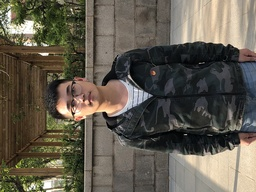
#> input picture zandaoguang.jpg, 256 x 192 px, shrunk from 850 x 637 before the run
$ python aguang_pic.py
#> lines starting #> are read from the running program, lines starting #| are printed output that depends on the picture
from PIL import Image, ImageFilter, ImageOps

#先到相应的路径下加载到这张图片
img = Image.open('zandaoguang.jpg')  #jpg和png格式均可
#> img is the input picture: PIL image 256x192 RGB; mean R, G, B 97.5, 91.5, 78.8


def Formula(a, b, alpha):
    return min(int(a*255/(256-b*alpha)), 255)

#通过双层for循环将图片转换
def zandaoguang(img, blur=25, alpha=1.0):
#> called with blur = 25, alpha = 1
	img1 = img.convert('L')        #图片转换成灰色
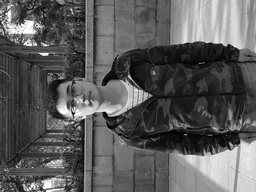
#> img1: PIL image 256x192 L; min 0, max 255, mean 91.8
	img2 = img1.copy()
	img2 = ImageOps.invert(img2)
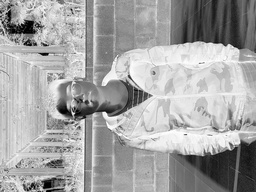
#> img2: PIL image 256x192 L; min 0, max 255, mean 163.2
	for i in range(blur):          #模糊度
		img2 = img2.filter(ImageFilter.BLUR)
#> this loop made 25 passes
#> pass 1, in zandaoguang, `img2 = img2.filter(ImageFilter.BLUR)`:
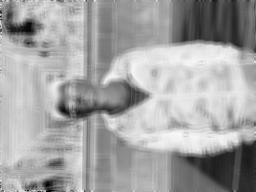
#> img2: PIL image 256x192 L; min 1, max 249, mean 163.2
#> pass 3, in zandaoguang, `img2 = img2.filter(ImageFilter.BLUR)`:
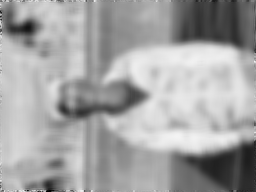
#> img2: PIL image 256x192 L; min 1, max 244, mean 163.2
#> after the loop:
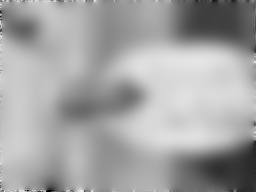
#> img2: PIL image 256x192 L; min 1, max 240, mean 163.8
	width, height = img1.size
#> width = 256; height = 192
	for x in range(width):
		for y in range(height):
			a = img1.getpixel((x, y))
			b = img2.getpixel((x, y))
			img1.putpixel((x, y), Formula(a, b, alpha))
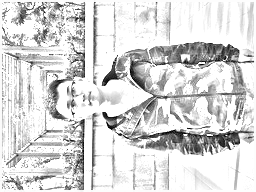
#> img1: PIL image 256x192 L; min 0, max 255, mean 215.9
	img1.show()  #展示图片效果

zandaoguang(img)

$ run again, with 111.jpg copied over zandaoguang.jpg
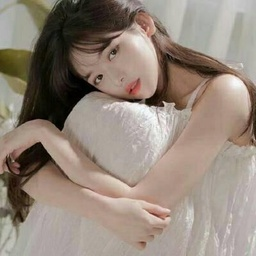
#> input picture 111.jpg, 256 x 256 px, shrunk from 400 x 400 before the run
#> img is the input picture: PIL image 256x256 RGB; mean R, G, B 148.2, 134.7, 123.2
#> after the loop in zandaoguang, `for i in range(blur):`:
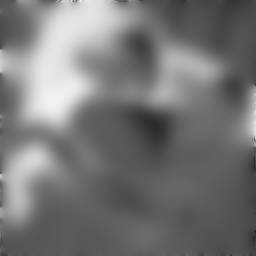
#> img2: PIL image 256x256 L; min 28, max 242, mean 118
#> after the loop in zandaoguang, `for x in range(width):`:
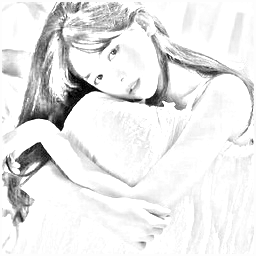
#> img1: PIL image 256x256 L; min 0, max 255, mean 232.5

$ run again, with 333.jpg copied over zandaoguang.jpg
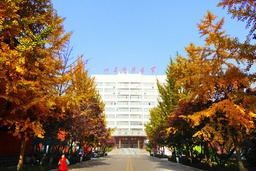
#> input picture 333.jpg, 256 x 171 px, shrunk from 600 x 401 before the run
#> img is the input picture: PIL image 256x171 RGB; mean R, G, B 128.9, 117.3, 105.2
#> after the loop in zandaoguang, `for i in range(blur):`:
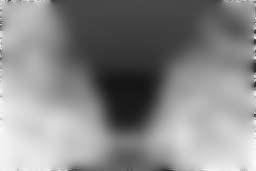
#> img2: PIL image 256x171 L; min 20, max 254, mean 136
#> after the loop in zandaoguang, `for x in range(width):`:
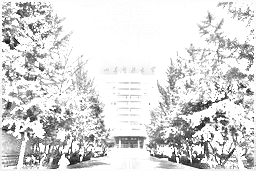
#> img1: PIL image 256x171 L; min 3, max 255, mean 218.2

$ run again, with 444.jpg copied over zandaoguang.jpg
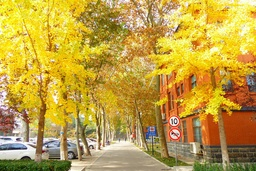
#> input picture 444.jpg, 256 x 171 px, shrunk from 600 x 401 before the run
#> img is the input picture: PIL image 256x171 RGB; mean R, G, B 191.7, 160, 67.1
#> after the loop in zandaoguang, `for i in range(blur):`:
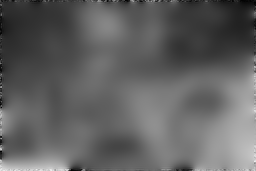
#> img2: PIL image 256x171 L; min 1, max 237, mean 96.8
#> after the loop in zandaoguang, `for x in range(width):`:
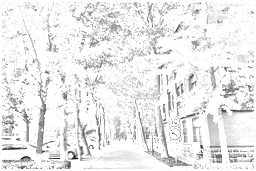
#> img1: PIL image 256x171 L; min 11, max 255, mean 234.5
